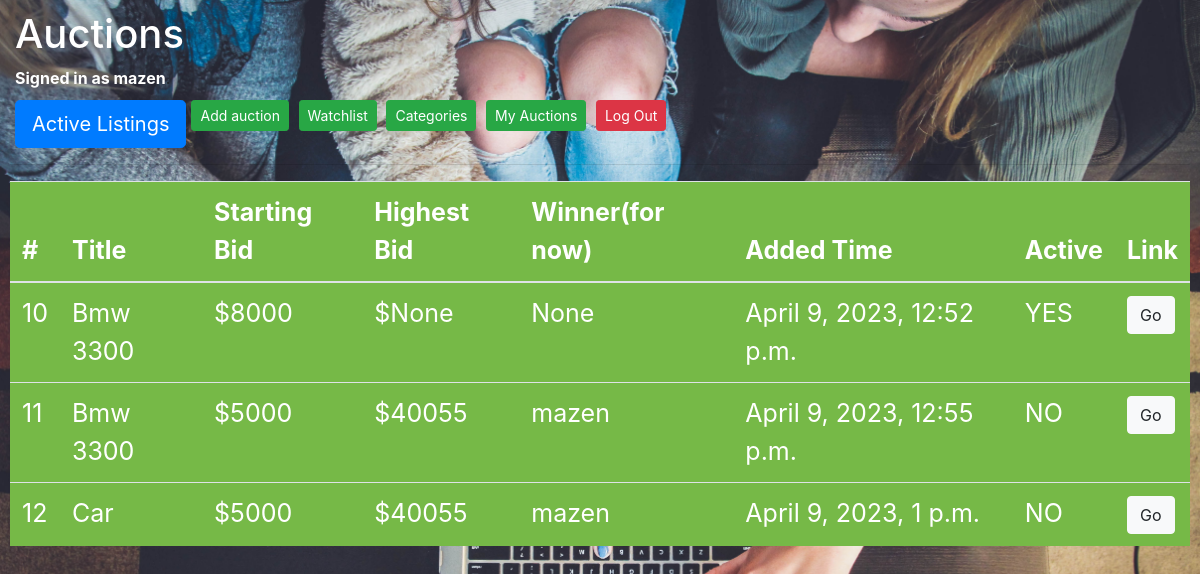
The app's page /all (signed in) with its own data.
### auctions/models.py (models this page shows)
class User(AbstractUser):
    pass

class auctions_listing(models.Model) :
    name = models.CharField(max_length=200)
    price = models.IntegerField(default=None)
    date = models.DateTimeField(auto_now_add=True)
    det = models.TextField(max_length=500, default=None)
    con = models.TextField(max_length=500, default=None)
    category = models.ForeignKey(Category, on_delete=models.CASCADE, default=None)
    watchers = models.ManyToManyField(User, related_name="watched_auctions", blank=True)
    current = models.IntegerField(blank=True, null=True)
    winner = models.ForeignKey(User, on_delete=models.CASCADE, related_name="auction_winner" ,blank=True, null=True)
    active = models.BooleanField(default= True)
    owner = models.ForeignKey(User, on_delete=models.CASCADE, blank=True, null=True)
    class Meta:
        verbose_name= "Auctions_list"

### auctions/views.py (the view)
# urls.py: path("all", views.all, name="all")
def all(request) :
    auctions = auctions_listing.objects.filter(owner = request.user)
    return render(request, "auctions/my_auctions.html", {
        "auctions" : auctions })

### auctions/templates/auctions/my_auctions.html (shortened to what this page needs)
{% extends "auctions/layout.html" %}
{% block body %}
    <table id="table" class="table table-">
        <thead>
            <tr>
                <th scope="col">#</th>
                <th scope="col">Title</th>
                <th scope="col">Starting Bid</th>
                <th scope="col">Highest Bid</th>
                <th scope="col">Winner(for now)</th>
                <th scope="col">Added Time</th>
                <th scope="col">Active</th>
                <th scope="col">Link</th>
            </tr>
        </thead>
        <tbody>
            {% for items in auctions %}
                <tr>
                    <td>{{ items.id }}</td>
                    <td>{{ items.name }}</td>
                    <td>${{ items.price }}</td>
                    <td>${{ items.current }}</td>
                    <td>{{ items.winner }}</td>
                    <td>{{ items.date }}</td>
                    {% if items.active == False %}
                        <td> NO </td>
                    {% else %}
                        <td> YES </td>
                    {% endif %}
                    <td> <a href="{%url 'item' items.id %}" class="btn btn-light">Go</a></td>
                </tr>
            {% endfor %}
        </tbody>
  </table>
{% endblock %}

### auctions/templates/auctions/layout.html (shortened to what this page needs)
{% load static %}
<!DOCTYPE html>
<html lang="en">
    <head>
        <link rel="stylesheet" href="https://cdn.jsdelivr.net/npm/bootstrap@4.2.1/dist/css/bootstrap.min.css">
        <link rel="stylesheet" href="https://stackpath.bootstrapcdn.com/bootstrap/4.4.1/css/bootstrap.min.css">
        <link href="{% static 'auctions/styles.CSS' %}" rel="stylesheet" type="text/css">
    </head>
    <body>
        <div style="margin-left:5px;">
            <h1>Auctions</h1>
            {% if user.is_authenticated %}
                 <strong> Signed in as {{ user.username }}</strong>.
            {% else %}
                 <strong>Not signed in yet</strong>.
            {% endif %}
        </div>
        <ul style="margin-top:10px; margin-left:5px;" class="nav">
            <li class="nav-item">
                <a class="btn btn-primary btn-lg" href="{% url 'index' %}">Active Listings</a>
            </li>
            {% if user.is_authenticated %}
                <li class="nav-item">
                    <a id="anav" class="btn btn-success btn-sm" href="{% url 'add' %}">Add auction</a>
                    <a id="anav" class="btn btn-success btn-sm" href="{% url 'watch' %}">Watchlist</a>
                    <a id="anav" class="btn btn-success btn-sm" href="{% url 'cate' %}">Categories</a>
                    <a id="anav" class="btn btn-success btn-sm" href="{% url 'all' %}">My Auctions</a>
                    <a id="anav" class="btn btn-danger btn-sm" href="{% url 'logout' %}">Log Out</a>
                </li>
            {% else %}
                <li class="nav-item">
                    <a style="margin-left:1040px" class="btn btn-success btn-sm" href="{% url 'register' %}">Register</a>
                    <a id="anav" class="btn btn-success btn-sm" href="{% url 'login' %}">Log In</a>
                </li>
            {% endif %}
        </ul>
        <hr>
        {% block body %}
        {% endblock %}
    </body>
</html>

### records on screen
User: username "mazen"
auctions_listing: id "10", name "Bmw 3300", price "8000", current "None", winner "None", date "April 9, 2023, 12:52 p.m.", active "YES"
auctions_listing: id "11", name "Bmw 3300", price "5000", current "40055", winner "mazen", date "April 9, 2023, 12:55 p.m.", active "NO"
auctions_listing: id "12", name "Car", price "5000", current "40055", winner "mazen", date "April 9, 2023, 1 p.m.", active "NO"
